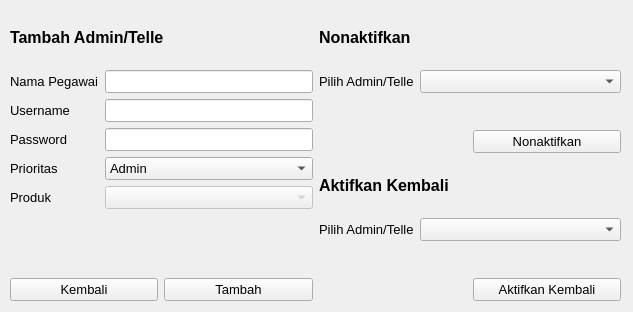
<?xml version="1.0" encoding="UTF-8"?>
<ui version="4.0">
 <class>Form</class>
 <widget class="QWidget" name="Form">
  <property name="geometry">
   <rect>
    <x>0</x>
    <y>0</y>
    <width>633</width>
    <height>312</height>
   </rect>
  </property>
  <property name="windowTitle">
   <string>Form</string>
  </property>
  <widget class="QWidget" name="gridLayoutWidget">
   <property name="geometry">
    <rect>
     <x>10</x>
     <y>10</y>
     <width>611</width>
     <height>291</height>
    </rect>
   </property>
   <layout class="QGridLayout" name="gridLayout">
    <item row="0" column="0" colspan="2">
     <widget class="QLabel" name="label_7">
      <property name="font">
       <font>
        <pointsize>12</pointsize>
        <weight>75</weight>
        <bold>true</bold>
       </font>
      </property>
      <property name="text">
       <string>Tambah Admin/Telle</string>
      </property>
     </widget>
    </item>
    <item row="1" column="0" rowspan="4" colspan="2">
     <layout class="QFormLayout" name="formLayout">
      <item row="0" column="0">
       <widget class="QLabel" name="label">
        <property name="font">
         <font>
          <pointsize>10</pointsize>
         </font>
        </property>
        <property name="text">
         <string>Nama Pegawai</string>
        </property>
       </widget>
      </item>
      <item row="0" column="1">
       <widget class="QLineEdit" name="in_name">
        <property name="font">
         <font>
          <pointsize>10</pointsize>
         </font>
        </property>
       </widget>
      </item>
      <item row="1" column="0">
       <widget class="QLabel" name="label_2">
        <property name="font">
         <font>
          <pointsize>10</pointsize>
         </font>
        </property>
        <property name="text">
         <string>Username</string>
        </property>
       </widget>
      </item>
      <item row="1" column="1">
       <widget class="QLineEdit" name="in_username">
        <property name="font">
         <font>
          <pointsize>10</pointsize>
         </font>
        </property>
        <property name="maxLength">
         <number>32</number>
        </property>
       </widget>
      </item>
      <item row="2" column="0">
       <widget class="QLabel" name="label_3">
        <property name="font">
         <font>
          <pointsize>10</pointsize>
         </font>
        </property>
        <property name="text">
         <string>Password</string>
        </property>
       </widget>
      </item>
      <item row="2" column="1">
       <widget class="QLineEdit" name="in_password">
        <property name="font">
         <font>
          <pointsize>10</pointsize>
         </font>
        </property>
        <property name="echoMode">
         <enum>QLineEdit::Password</enum>
        </property>
       </widget>
      </item>
      <item row="3" column="0">
       <widget class="QLabel" name="label_4">
        <property name="font">
         <font>
          <pointsize>10</pointsize>
         </font>
        </property>
        <property name="text">
         <string>Prioritas</string>
        </property>
       </widget>
      </item>
      <item row="3" column="1">
       <widget class="QComboBox" name="cmb_privilege">
        <property name="font">
         <font>
          <pointsize>10</pointsize>
         </font>
        </property>
        <item>
         <property name="text">
          <string>Admin</string>
         </property>
        </item>
        <item>
         <property name="text">
          <string>Telle</string>
         </property>
        </item>
       </widget>
      </item>
      <item row="4" column="0">
       <widget class="QLabel" name="label_5">
        <property name="font">
         <font>
          <pointsize>10</pointsize>
         </font>
        </property>
        <property name="text">
         <string>Produk</string>
        </property>
       </widget>
      </item>
      <item row="4" column="1">
       <widget class="QComboBox" name="cmb_product">
        <property name="enabled">
         <bool>false</bool>
        </property>
        <property name="font">
         <font>
          <pointsize>10</pointsize>
         </font>
        </property>
       </widget>
      </item>
     </layout>
    </item>
    <item row="4" column="2" colspan="2">
     <layout class="QFormLayout" name="formLayout_2">
      <item row="0" column="0">
       <widget class="QLabel" name="label_9">
        <property name="font">
         <font>
          <pointsize>10</pointsize>
         </font>
        </property>
        <property name="text">
         <string>Pilih Admin/Telle</string>
        </property>
       </widget>
      </item>
      <item row="0" column="1">
       <widget class="QComboBox" name="cmb_inactive">
        <property name="font">
         <font>
          <pointsize>10</pointsize>
         </font>
        </property>
       </widget>
      </item>
     </layout>
    </item>
    <item row="0" column="2" colspan="2">
     <widget class="QLabel" name="label_8">
      <property name="font">
       <font>
        <pointsize>12</pointsize>
        <weight>75</weight>
        <bold>true</bold>
       </font>
      </property>
      <property name="text">
       <string>Nonaktifkan</string>
      </property>
     </widget>
    </item>
    <item row="5" column="3">
     <widget class="QPushButton" name="btn_reactivate">
      <property name="font">
       <font>
        <pointsize>10</pointsize>
       </font>
      </property>
      <property name="text">
       <string>Aktifkan Kembali</string>
      </property>
     </widget>
    </item>
    <item row="1" column="2" colspan="2">
     <layout class="QFormLayout" name="formLayout_3">
      <item row="0" column="0">
       <widget class="QLabel" name="label_6">
        <property name="font">
         <font>
          <pointsize>10</pointsize>
         </font>
        </property>
        <property name="text">
         <string>Pilih Admin/Telle</string>
        </property>
       </widget>
      </item>
      <item row="0" column="1">
       <widget class="QComboBox" name="cmb_admName">
        <property name="font">
         <font>
          <pointsize>10</pointsize>
         </font>
        </property>
       </widget>
      </item>
     </layout>
    </item>
    <item row="2" column="3">
     <widget class="QPushButton" name="btn_deactivate">
      <property name="font">
       <font>
        <pointsize>10</pointsize>
       </font>
      </property>
      <property name="text">
       <string>Nonaktifkan</string>
      </property>
     </widget>
    </item>
    <item row="5" column="1">
     <widget class="QPushButton" name="btn_add">
      <property name="font">
       <font>
        <pointsize>10</pointsize>
       </font>
      </property>
      <property name="text">
       <string>Tambah</string>
      </property>
     </widget>
    </item>
    <item row="5" column="0">
     <widget class="QPushButton" name="btn_back">
      <property name="font">
       <font>
        <pointsize>10</pointsize>
       </font>
      </property>
      <property name="text">
       <string>Kembali</string>
      </property>
     </widget>
    </item>
    <item row="3" column="2" colspan="2">
     <widget class="QLabel" name="label_11">
      <property name="font">
       <font>
        <pointsize>12</pointsize>
        <weight>75</weight>
        <bold>true</bold>
       </font>
      </property>
      <property name="text">
       <string>Aktifkan Kembali</string>
      </property>
     </widget>
    </item>
   </layout>
  </widget>
 </widget>
 <resources/>
 <connections/>
</ui>
